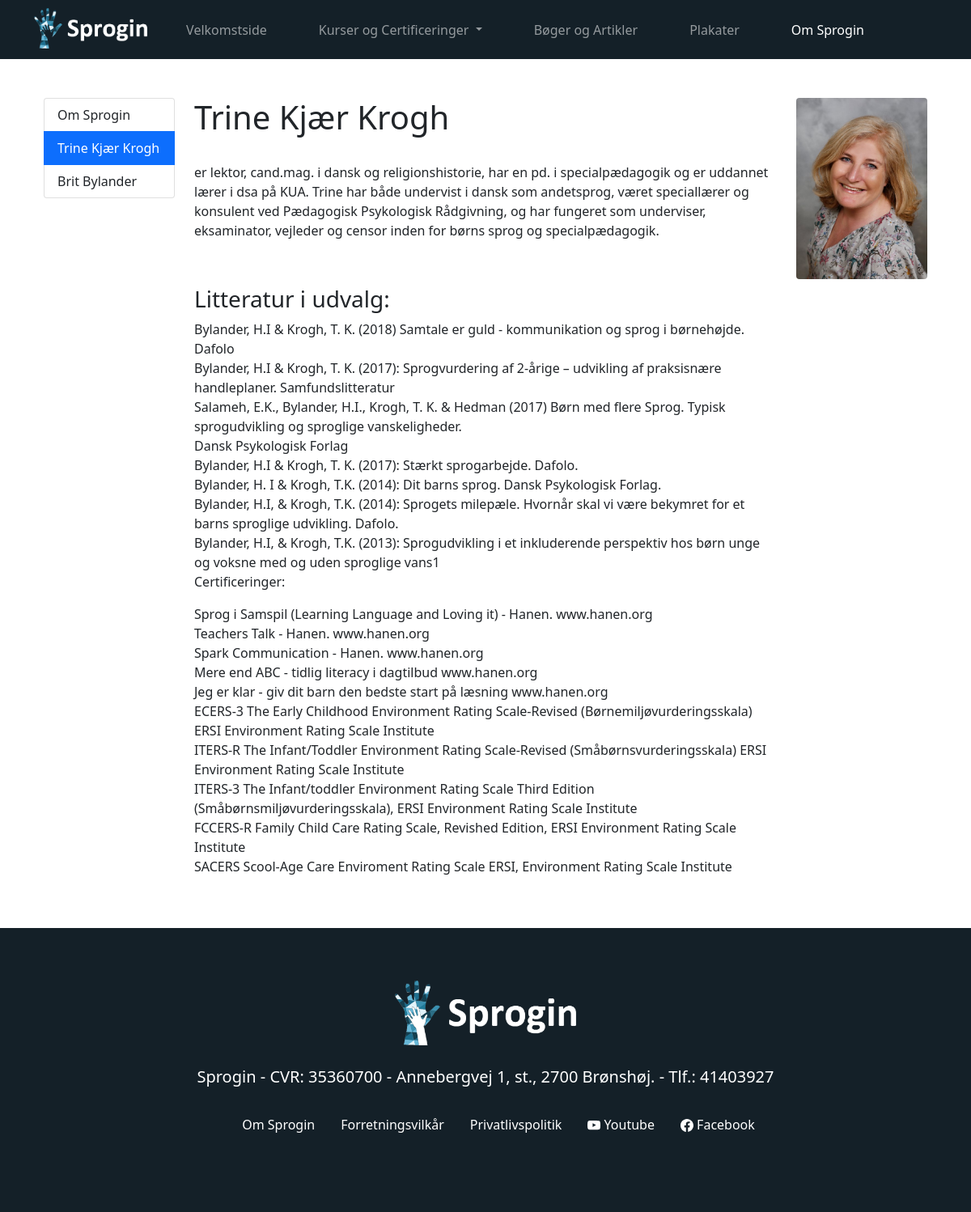
/om-sprogin/trine-kjaer-krogh, run on the app's committed database.
### index/models.py (models this page shows)
class om(models.Model):
    titel = models.CharField(max_length=100)
    slug = models.SlugField(max_length=100)
    tekst = RichTextField(blank=True, null=True)
    billede = models.ImageField(upload_to='uploads/', blank=True, null=True)

### index/views.py (the view)
# urls.py: path('om-sprogin/<slug>', views.aboutdetailed, name='omsprogindetailed'),
def aboutdetailed(request, slug):
    objekt = om.objects.get(slug=slug)
    kurserliste = kurser.objects.all()
    aboutliste = om.objects.all()
    return render(request, 'omunderside.html', {"om": objekt, "navigation": kurserliste, "about": aboutliste})

### templates/omunderside.html (shortened to what this page needs)
{% extends 'base.html' %}
{% load static %}
{% block main %}
<div class="container h-100">
    <section class="container pb-5">
        <div class="row py-lg-4">
          </div>
          {% if om.billede %}
          <div class="row">
            <div class="col-lg-2">
              <div class="list-group">
                <a href="{% url 'index:omsprogin' %}" class="list-group-item list-group-item-action" aria-current="true">
                  Om Sprogin
                </a>
                {% for elem in about %}
                <a href="{% url 'index:omsprogindetailed' slug=elem.slug %}" class="list-group-item list-group-item-action {% if request.resolver_match.kwargs.slug == elem.slug %} active{% endif %}">{{elem.titel}}</a>
                {% endfor %}
              </div>
            </div>
            <div class="col-lg-8">
              <h1>{{om.titel}}</h1>
              <br>
              {{om.tekst|safe}}
            </div>
            <div class="col-lg-2">
              <img style="max-width: 100%;" class="rounded" src="{{om.billede.url}}">
            </div>
          </div>
          {% endif %}
          </div>
{% endblock main %}

### static/CSS/index.css (style rules this page uses)
body { margin: 0; }
html, body { width: 100%; height: 100%; margin: 0px; padding: 0px; }
.active { color: white !important; }

### data on the page
om: titel "Trine Kjær Krogh", tekst "er lektor, cand.mag. i dansk og religionshistorie, har en pd. i specialpædagogik og er uddannet lærer i dsa på KUA. Trine har både undervist i dansk som andetsprog, været speciallærer og konsulent ved Pædagogisk Psykologisk Rådgivning, og har fungeret som underviser, eksaminator, vejleder og censor inden for børns sprog og specialpædagogik. Litteratur i udvalg: Bylander, H.I & Krogh, T. K. (2018) Samtale er guld - kommunikation og sprog i børnehøjde. Dafolo Bylander, H.I & Krogh, T. K. (2017): Sprogvurdering af 2-årige – udvikling af praksisnære handleplaner. Samfundslitteratur Salameh, E.K., Bylander, H.I., Krogh, T. K. & Hedman (2017) Børn med flere Sprog. Typisk sprogudvikling og…", billede (picture)
om: titel "Brit Bylander"
